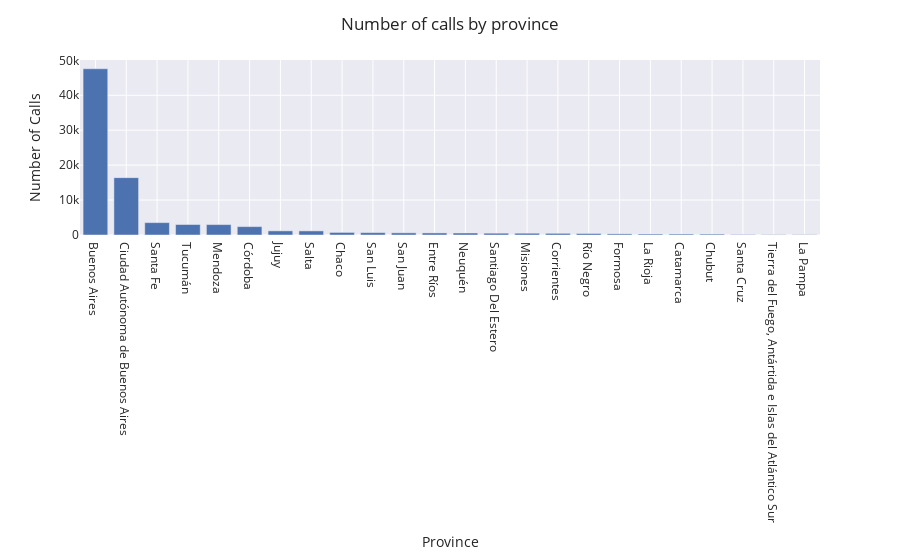

The notebook cell saved with this chart:
### Markdown cell above
### 07 What are the cities or regions with the highest number of reported cases of domestic violence?

* Chart 01. Provinces with more number of calls (*)
* Chart 01. Types of violence by provinces.

(*) "Ciudad Autónoma de Buenos Aires" isn't a Province, but the capital of the country.

### Code cell
calls_by_province = data.groupby('prov_residencia_persona_en_situacion_violencia').size()

fig = px.bar(x=calls_by_province.index, y=calls_by_province.values, template=plotly_template)
fig.update_layout(barmode='stack',
                  title='Number of calls by province',
                  yaxis_title='Number of Calls', 
                  xaxis_title='Province', 
                  xaxis={'categoryorder': 'total descending'})
fig.show()

### Figure 1 — Plotly figure (JSON) as saved in the notebook; plotly's stock layout.template omitted (floating-point values rounded to 4 significant figures)
{"data": [{"alignmentgroup": "True", "hovertemplate": "x=%{x}<br>y=%{y}<extra></extra>", "legendgroup": "", "marker": {"color": "rgb(76,114,176)", "pattern": {"shape": ""}}, "name": "", "offsetgroup": "", "orientation": "v", "showlegend": false, "textposition": "auto", "type": "bar", "x": ["Buenos Aires", "Catamarca", "Chaco", "Chubut", "Ciudad Autónoma de Buenos Aires", "Corrientes", "Córdoba", "Entre Ríos", "Formosa", "Jujuy", "La Pampa", "La Rioja", "Mendoza", "Misiones", "Neuquén", "Río Negro", "Salta", "San Juan", "San Luis", "Santa Cruz", "Santa Fe", "Santiago Del Estero", "Tierra del Fuego, Antártida e Islas del Atlántico Sur", "Tucumán"], "xaxis": "x", "y": [47594, 275, 735, 258, 16425, 476, 2399, 591, 321, 1183, 84, 279, 2979, 506, 568, 430, 1175, 616, 680, 133, 3547, 515, 86, 3006], "yaxis": "y"}], "layout": {"barmode": "stack", "legend": {"tracegroupgap": 0}, "margin": {"t": 60}, "title": {"text": "Number of calls by province"}, "xaxis": {"anchor": "y", "categoryorder": "total descending", "domain": [0, 1], "title": {"text": "Province"}}, "yaxis": {"anchor": "x", "domain": [0, 1], "title": {"text": "Number of Calls"}}}}
